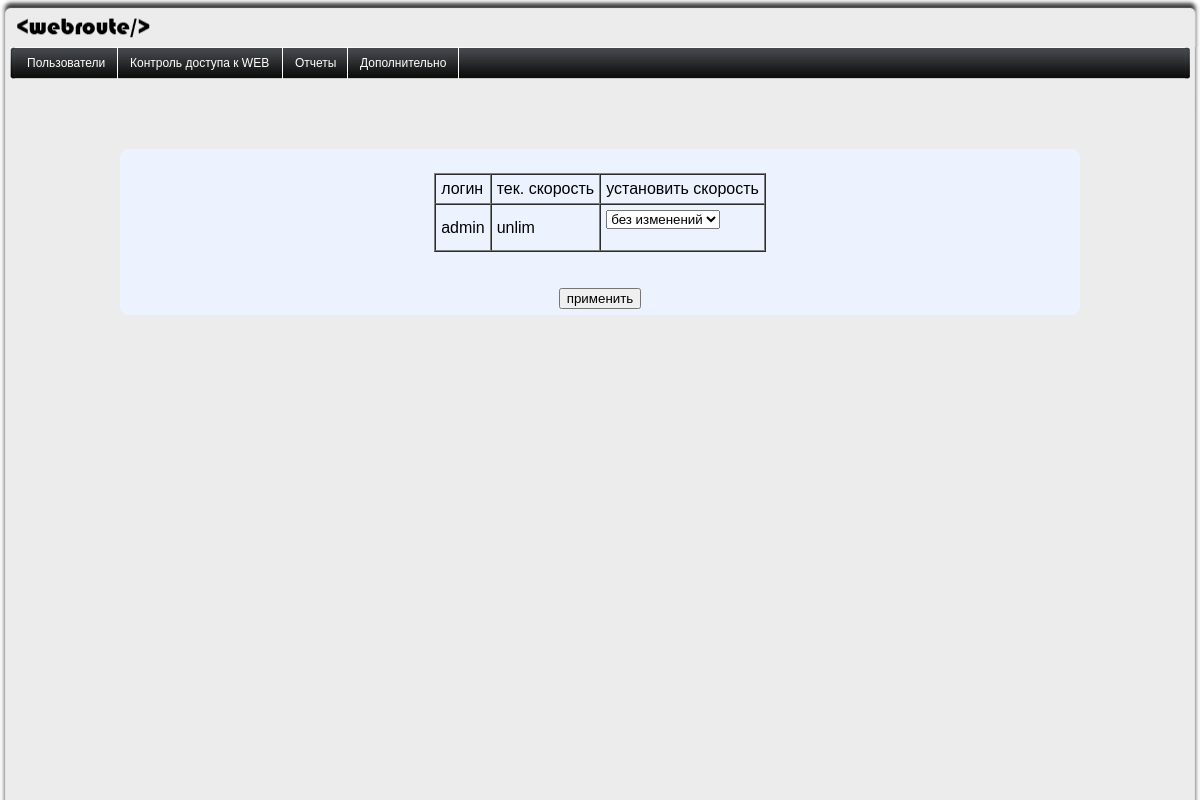
Screenshot of /web_route/admin/index.php?act=speed_limit (signed in) with the database file from the repository.
### tables this page shows
CREATE TABLE `users` (
  `id` int(30) NOT NULL AUTO_INCREMENT,
  `login` varchar(32) NOT NULL,
  `password` varchar(64) NOT NULL,
  `ip` int(15) NOT NULL,
  `role` varchar(10) NOT NULL,
  PRIMARY KEY (`id`)
);

CREATE TABLE `conn_speed` (
  `id` int(11) NOT NULL AUTO_INCREMENT,
  `login` varchar(30) NOT NULL,
  `ip` varchar(20) NOT NULL,
  `speed` int(11) NOT NULL DEFAULT '0',
  `w_speed` varchar(20) NOT NULL,
  PRIMARY KEY (`id`)
);

### html/web_route/lib/speed_limit.php (the view, shortened to what this page needs)
<?php
if ($_SESSION['role'] == 'admin')
{
    $all_users = "SELECT `login` FROM `users`";
    $all_users = mysql_query($all_users);
    echo "<br><table border = \"1\" cellspacing =\"0\" cellpadding=\"5\"><tr><td>логин</td><td>тек. скорость</td><td>установить скорость</td></tr>";
    function ch_speed($login)
    {
        $user = $login;
        echo "<form method=\"POST\">\n";
        echo "<select name=\"$user\" size=\"1\">\n";
        echo "<option selected value=\"-1\">без изменений</option>\n";
        echo "</select>";
    }
    while($users = mysql_fetch_assoc($all_users))
    {
        $user = $users['login'];
        $sel_speed = "SELECT `w_speed` FROM `conn_speed` WHERE `login`='$user'";
        $sel_speed = mysql_fetch_assoc(mysql_query($sel_speed));
        $speed = $sel_speed['w_speed'];
        echo "<tr><td>$user</td><td>$speed</td><td>";
        ch_speed($user);
        echo "</td></tr>";
    }
echo "</table><br/><br/>";
echo "<input type=\"submit\" name=\"submit_s\" value=\"применить\">\n";
}
 else
{
@header('Location: /web_route');
}
?>

### html/web_route/untitled.css (style rules this page uses)
.tmpl2 { font-family: Arial, Helvetica, sans-serif; font-size: 16px; font-style: normal; line-height: normal; font-weight: normal; background-color: #ECECEC; margin: 0px; padding: 0px; }

### rows the page displays
users: login "admin", conn_speed.w_speed "unlim", admin "без изменений"
